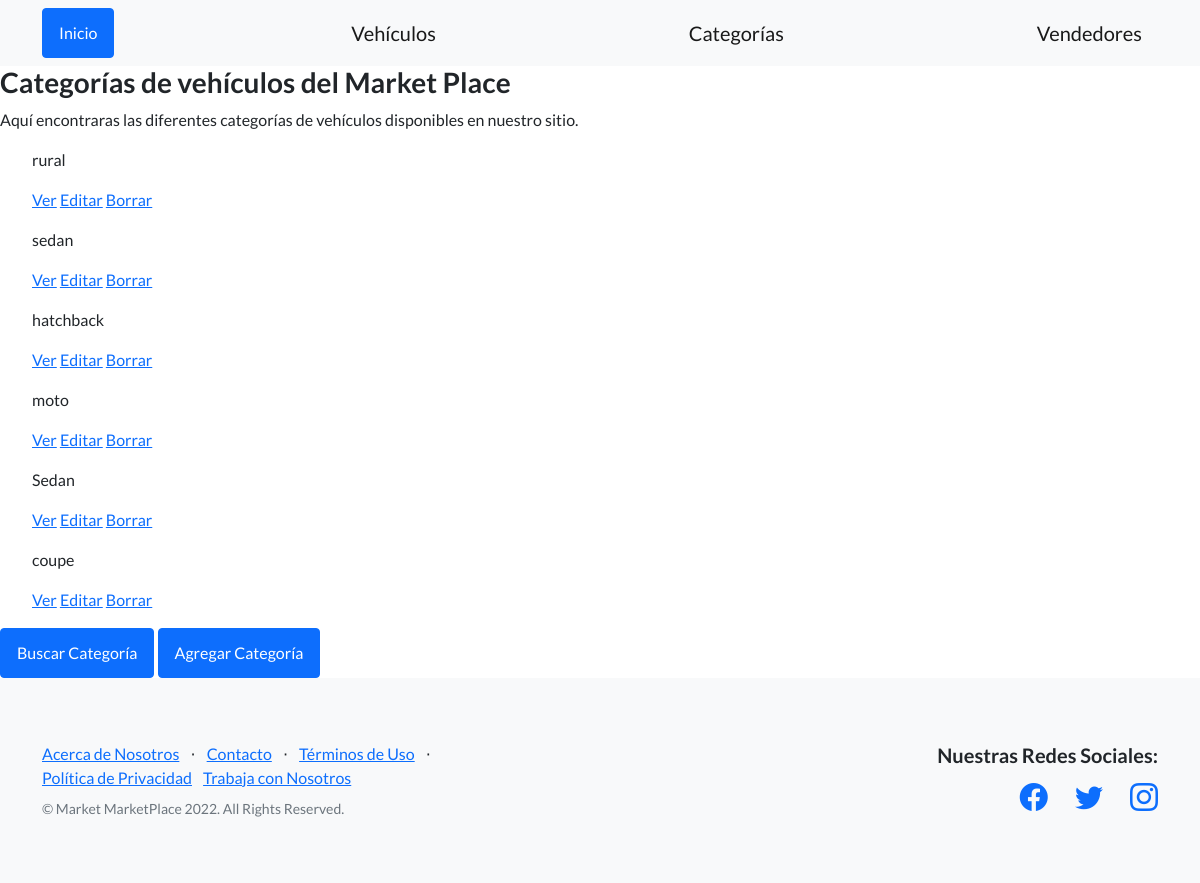
Screenshot of /MarketPlace/categoria/listC/ with the database file from the repository.
### MarketPlace/models.py (models this page shows)
class Categoria (models.Model):
    tipo_vehiculo=models.CharField(max_length=40)
    combustible=models.CharField(max_length=40)
    cilindrada_motor=models.CharField(max_length=40)

### MarketPlace/views.py (the view)
# urls.py: path('categoria/listC/', views.CategoriaList.as_view(),name='ListC'),
class CategoriaList(ListView):
    model = Categoria
    template_name = 'MarketPlace/categorias_list.html'

### MarketPlace/templates/MarketPlace/categorias_list.html
{% extends "MarketPlace/padre.html" %}
{% load static %}
{% block contenidoQueCambia %}
    <h3>Categorías de vehículos del Market Place</h3>
    <p>Aquí encontraras las diferentes categorías de vehículos disponibles en nuestro sitio.</p>
    <ul>
        {% for categoria in object_list %}
            <p>{{categoria.tipo_vehiculo}}</p>
            <p>
                <a href="{% url 'DetailC' categoria.id %}">Ver</a>
                <a href="{% url 'EditC' categoria.id %}">Editar</a>
                <a href="{% url 'DeleteC' categoria.id %}">Borrar</a>
            </p>
        {% endfor %}
    </ul>
    <a class="btn btn-primary" href="{% url 'BuscarCategoria' %}">Buscar Categoría</a>
    <a class="btn btn-primary" href="{% url 'Categorias' %}">Agregar Categoría</a>
    {% endblock %}

### rows the page displays
Categoria: tipo_vehiculo "rural"
Categoria: tipo_vehiculo "sedan"
Categoria: tipo_vehiculo "hatchback"
Categoria: tipo_vehiculo "moto"
Categoria: tipo_vehiculo "Sedan"
Categoria: tipo_vehiculo "coupe"
